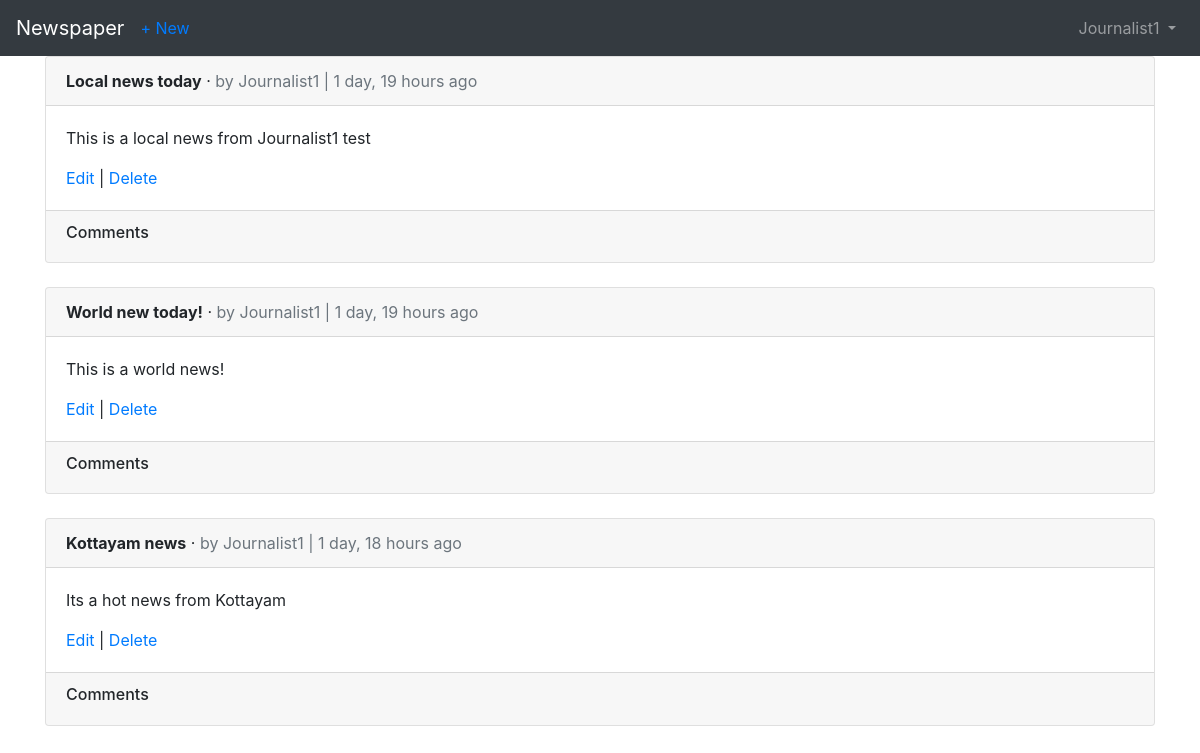
The app's page /articles/ (signed in), older data.
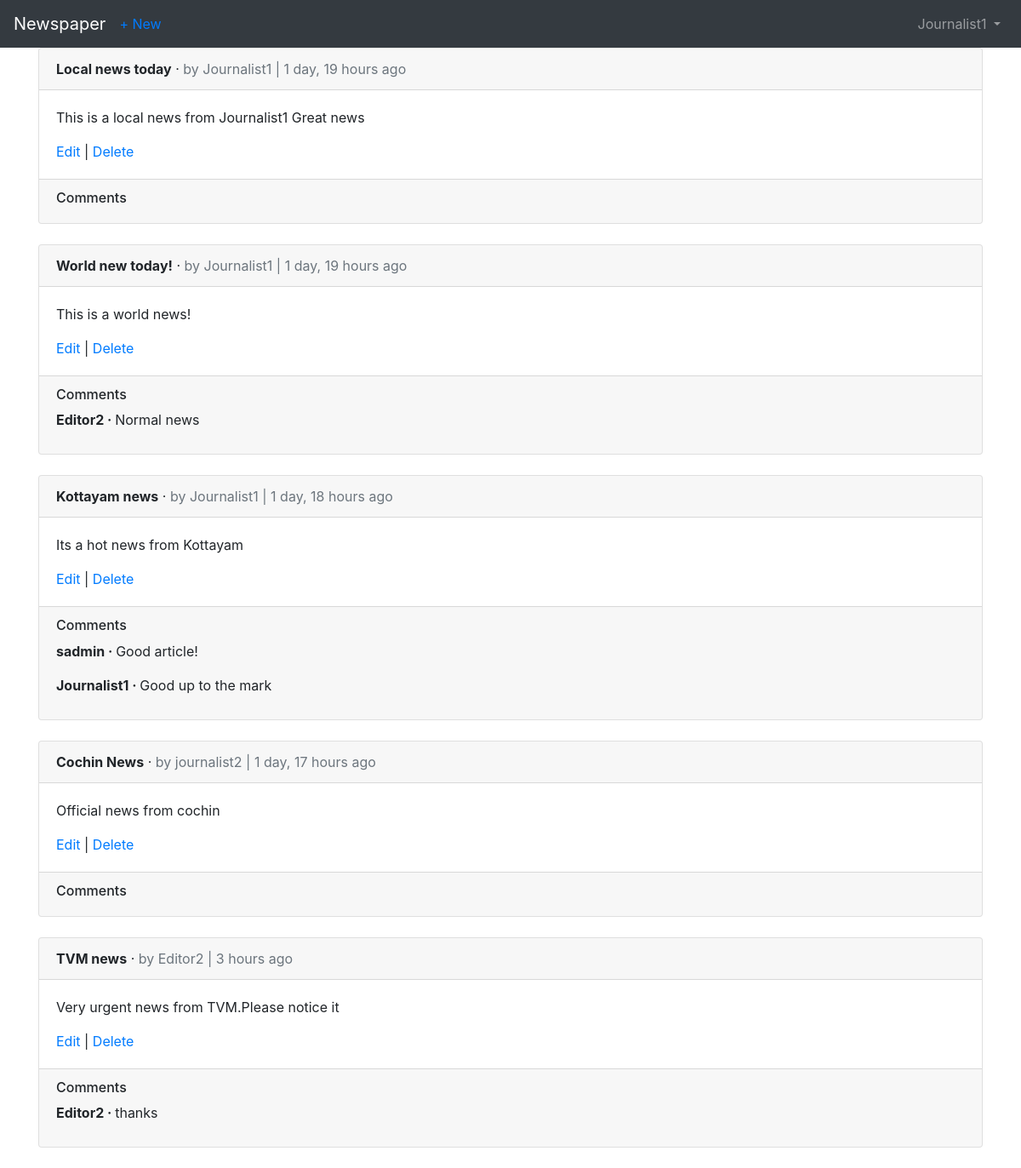
The same page, newer data.
### accounts/models.py (models this page shows)
class CustomUser(AbstractUser):
    age = models.PositiveIntegerField(null=True, blank=True)

### articles/models.py (models this page shows, shortened)
class Article(models.Model):
    title = models.CharField(max_length=255)
    body = models.TextField()
    date = models.DateTimeField(auto_now_add=True)
    author = models.ForeignKey(
        settings.AUTH_USER_MODEL,
        on_delete=models.CASCADE,
    )

class Comment(models.Model):  # new
    article = models.ForeignKey(Article, on_delete=models.CASCADE)
    comment = models.CharField(max_length=140)
    author = models.ForeignKey(
        settings.AUTH_USER_MODEL,
        on_delete=models.CASCADE,
        related_name='comments',  # new
    )
    def __str__(self):
        return self.comment

### articles/views.py (the view)
# urls.py: path('', ArticleListView.as_view(), name='article_list'),
class ArticleListView(LoginRequiredMixin, ListView):
    model = Article
    template_name = 'article_list.html'

### templates/article_list.html (shortened to what this page needs)
{% extends 'base.html' %}
{% load humanize %}
{% block content %}
    {% for article in object_list %}
        <div class="card">
            <div class="card-header">
                <span class="font-weight-bold">{{ article.title }}</span> &middot;
                <span class="text-muted">by {{ article.author }} |
                {{ article.date|naturaltime }}</span>
            </div>
            <div class="card-body">
               <p>{{ article.body }}</p>
                <a href="{% url 'article_edit' article.pk %}">Edit</a> |
                <a href="{% url 'article_delete' article.pk %}">Delete</a>
            </div>
            <div class="card-footer">
                <h6>Comments</h6>
                {% for comment in article.comment_set.all %}
                    <p>
                        <span class="font-weight-bold">
                            {{ comment.author }} &middot;
                        </span>
                        {{ comment }}
                    </p>
                {% endfor %}
            </div>
        </div>
        <br />
    {% endfor %}
{% endblock content %}

### templates/base.html (shortened to what this page needs)
<!DOCTYPE html>
<html lang="en">
<head>
    <link rel="stylesheet" href="https://cdn.jsdelivr.net/npm/bootstrap@4.5.3/dist/css/bootstrap.min.css">
</head>
<body>
    <nav class="navbar navbar-expand-lg navbar-dark bg-dark">
        <a class="navbar-brand" href="{% url 'home' %}">Newspaper</a>
        {% if user.is_authenticated %}
            <ul class="navbar-nav mr-auto">
                <li class="nav-item">
                    <a href="{% url 'article_new' %}">+ New</a>
                </li>
            </ul>
        {% endif %}
        <div class="collapse navbar-collapse" id="navbarSupportedContent">
            {% if user.is_authenticated %}
                <ul class="navbar-nav ml-auto">
                    <li class="nav-item">
                        <a class="nav-link dropdown-toggle" href="#" id="navbarDropdown" role="button" data-toggle="dropdown"
                            aria-haspopup="true" aria-expanded="false">
                            {{ user.username }}
                        </a>
                    </li>
                </ul>
            {% else %}
                <form class="form-inline ml-auto">
                    <a href="{% url 'login' %}" class="btn btn-outline-secondary">Log In</a>
                    <a href="{% url 'signup' %}" class="btn btn-primary ml-2">Sign up</a>
                </form>
            {% endif %}
        </div>
    </nav>
    <main>
        <div class="container">
            {% block content %}
            {% endblock content %}
        </div>
    </main>
</body>
</html>

Row changes from the older to the newer data that the page shows:
changed Article "Local news today": body "This is a local news from Journalist1 test" → "This is a local news from Journalist1 Great news"
added Comment: author "Editor2", comment "Normal news", shown under Article "World new today!"
added Comment: author "sadmin", comment "Good article!", shown under Article "Kottayam news"
added Comment: author "Journalist1", comment "Good up to the mark", shown under Article "Kottayam news"
added Article: title "Cochin News", author "journalist2", date "1 day, 17 hours ago", body "Official news from cochin"
added Article: title "TVM news", author "Editor2", date "3 hours ago", body "Very urgent news from TVM.Please notice it"
added Comment: author "Editor2", comment "thanks", shown under "TVM news"
